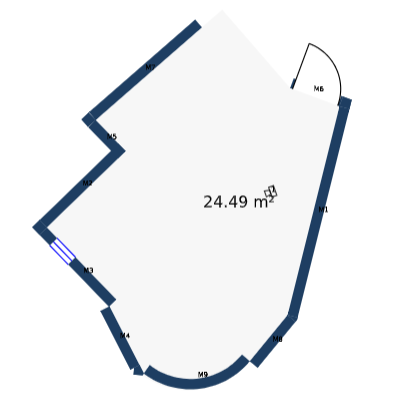
#> input picture Plan22.png, 420 x 400 px
$ python ImageToCP_Updated.py
#> lines starting #> are read from the running program, lines starting #| are printed output that depends on the picture; after the words box and inside, x2 and y2 are one past the last pixel; in counts of white or black regions, pixels touching at a corner belong together
#> in main, image is the input picture: shape (400, 420, 3); mean B, G, R 242.9, 240.9, 239.3
import cv2
import numpy as np
import re
import json
import math
import pytesseract
from skimage.morphology import skeletonize, thin

# Set Tesseract OCR path
pytesseract.pytesseract.tesseract_cmd = r'C:\Program Files\Tesseract-OCR\tesseract.exe'

def preprocess_for_ocr(image):
    """
    Preprocess the image to enhance text detection.
    """
    gray = cv2.cvtColor(image, cv2.COLOR_BGR2GRAY)
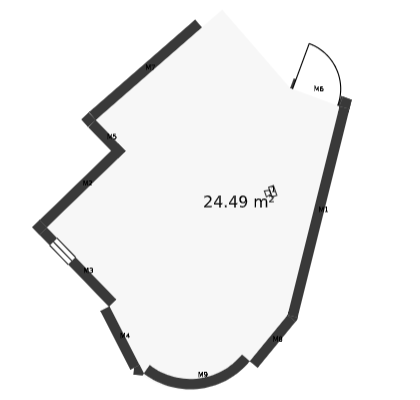
#> gray: shape (400, 420); min 0, max 255, mean 240.7
    blurred = cv2.GaussianBlur(gray, (5, 5), 0)
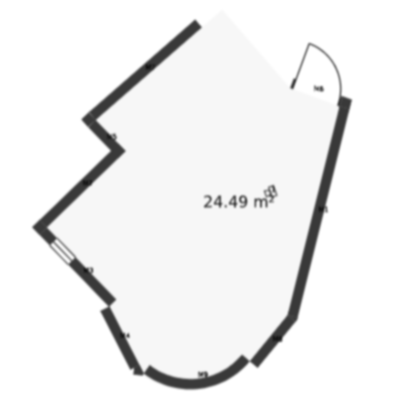
#> blurred: shape (400, 420); min 21, max 255, mean 240.7
    binary = cv2.adaptiveThreshold(blurred, 255, cv2.ADAPTIVE_THRESH_GAUSSIAN_C,
                                   cv2.THRESH_BINARY, 11, 2)
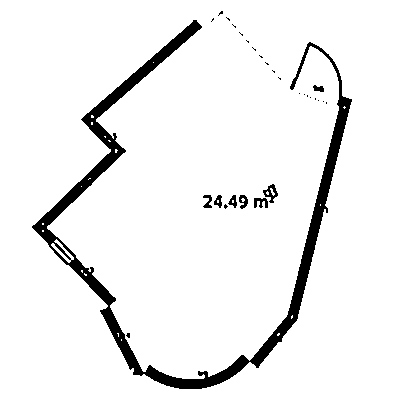
#> binary: shape (400, 420); 94.1% white; 29 black regions (21 under 20 px), largest, box (x1, y1, x2, y2) and area: (32, 20, 352, 389) 9338, (263, 184, 278, 203) 125, (254, 198, 268, 208) 95

    # Morphological operations to remove small noise
    kernel = np.ones((3,3), np.uint8)
    processed = cv2.morphologyEx(binary, cv2.MORPH_CLOSE, kernel)
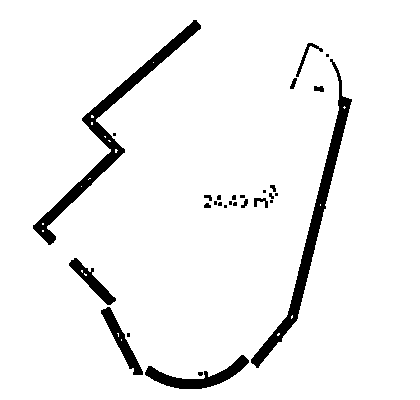
#> processed: shape (400, 420); 94.4% white; 29 black regions (15 under 20 px), largest, box (x1, y1, x2, y2) and area: (33, 20, 201, 245) 3243, (251, 59, 352, 368) 3071, (145, 355, 249, 389) 1148
    return processed

def extract_surface_area(image):
    """
    Extracts the surface area using OCR after preprocessing.
    """
    preprocessed = preprocess_for_ocr(image)
    ocr_result = pytesseract.image_to_string(preprocessed, config='--psm 6')

    pattern = re.compile(r'(\d+(\.\d+)?)\s*(m2|sqm|m²|ni)', re.IGNORECASE)
    matches = pattern.findall(ocr_result)

    if matches:
        value_str, _, unit = matches[0]
        value = float(value_str)
        real_area_cm2 = value * 10000  # Convert m² to cm²
        return real_area_cm2
    else:
        print("No surface area found in OCR results.")
        return None

# [76 lines left out: functions extract_skeleton, get_main_contour, resample_contour, apply_affine_transform, convert_to_geojson_geo, not called in this run]

def main():
    image_path = "Plan22.png"  # Update with your actual image path
    image = cv2.imread(image_path)
    if image is None:
        print("Error loading image.")
        return

    # Step 1: Extract surface area using OCR
    real_area_cm2 = extract_surface_area(image)
    if real_area_cm2 is None:
        print("Surface area could not be determined from the image.")
        return
    print("Detected surface area (cm²):", real_area_cm2)

    # Step 2: Extract single-line skeleton contour
    building_contour = get_main_contour(image)
    if building_contour is None:
        return

    pixel_area = cv2.contourArea(building_contour)
    print("Building pixel area:", pixel_area)

    # Step 3: Calculate scale factor (cm per pixel)
    scale_factor = math.sqrt(real_area_cm2 / pixel_area)
    print("Scale factor (cm per pixel):", scale_factor)

    # Step 4: Resample contour with uniform spacing of 2.5 cm
    desired_spacing_cm = 2.5
    pixel_spacing = desired_spacing_cm / scale_factor
    sampled_points = resample_contour(building_contour, pixel_spacing)

    # Convert sampled points to local coordinates (cm)
    local_points_cm = sampled_points * scale_factor

    # Step 5: Apply georeferencing transformation
    gcp_local_pixels = np.float32([[100, 200], [500, 200], [100, 600]])
    gcp_local_cm = gcp_local_pixels * scale_factor
    gcp_geo = np.float32([[2.2945, 48.8584], [2.2955, 48.8584], [2.2945, 48.8574]])

    affine_matrix = cv2.getAffineTransform(gcp_local_cm, gcp_geo)
    geo_transformed_points = apply_affine_transform(local_points_cm.astype(np.float32), affine_matrix)

    # Step 6: Convert to GeoJSON and save
    geojson = convert_to_geojson_geo(geo_transformed_points)
    output_filename = "Walls_points_Plan22.geojson"
    with open(output_filename, "w") as f:
        json.dump(geojson, f, indent=2)
    print(f"GeoJSON file saved as '{output_filename}'.")

if __name__ == "__main__":
    main()
#> (the call stopped at in extract_surface_area, `ocr_result = pytesseract.image_to_string(preprocessed, config='--psm 6')`: pytesseract is not available in this run)

$ run again, with Plan2.png copied over Plan22.png
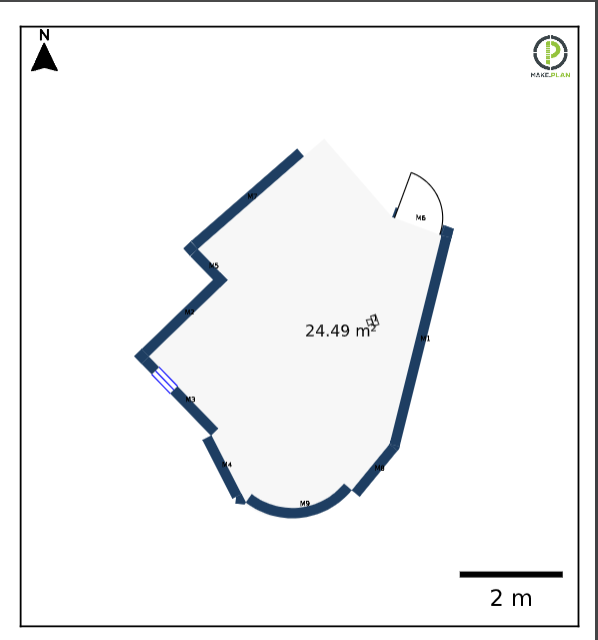
#> input picture Plan2.png, 598 x 640 px
#> in main, image is the input picture: shape (640, 598, 3); mean B, G, R 244.3, 243.5, 242.7
#> in preprocess_for_ocr, `binary = cv2.adaptiveThreshold(blurred, 255, cv2.ADAPTIVE_THRESH_GAUSS..`:
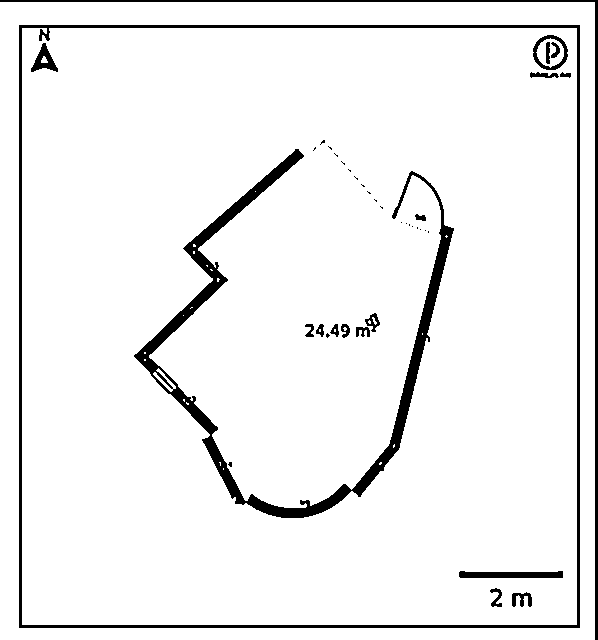
#> binary: shape (640, 598); 94.2% white; 40 black regions (21 under 20 px), largest, box (x1, y1, x2, y2) and area: (134, 149, 454, 518) 9338, (19, 25, 580, 628) 7029, (0, 0, 598, 640) 3110
#> in preprocess_for_ocr, `processed = cv2.morphologyEx(binary, cv2.MORPH_CLOSE, kernel)`:
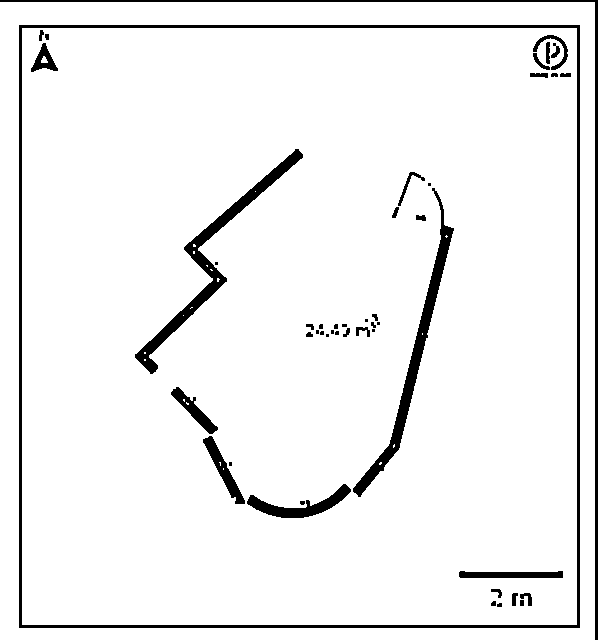
#> processed: shape (640, 598); 94.4% white; 48 black regions (16 under 20 px), largest, box (x1, y1, x2, y2) and area: (19, 25, 580, 628) 6948, (135, 149, 303, 374) 3243, (0, 0, 598, 640) 3110

$ run again, with Plan5.png copied over Plan22.png
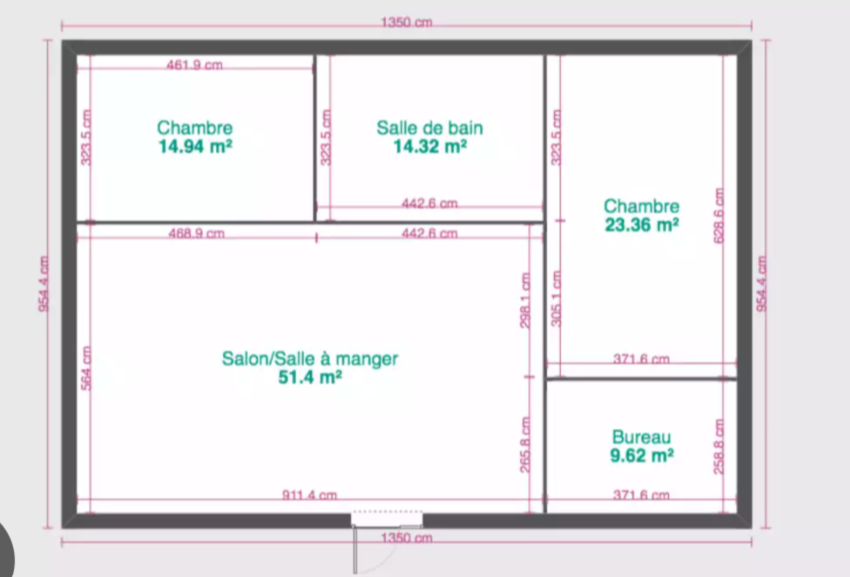
#> input picture Plan5.png, 850 x 577 px
#> in main, image is the input picture: shape (577, 850, 3); mean B, G, R 231.4, 228.9, 231
#> in preprocess_for_ocr, `binary = cv2.adaptiveThreshold(blurred, 255, cv2.ADAPTIVE_THRESH_GAUSS..`:
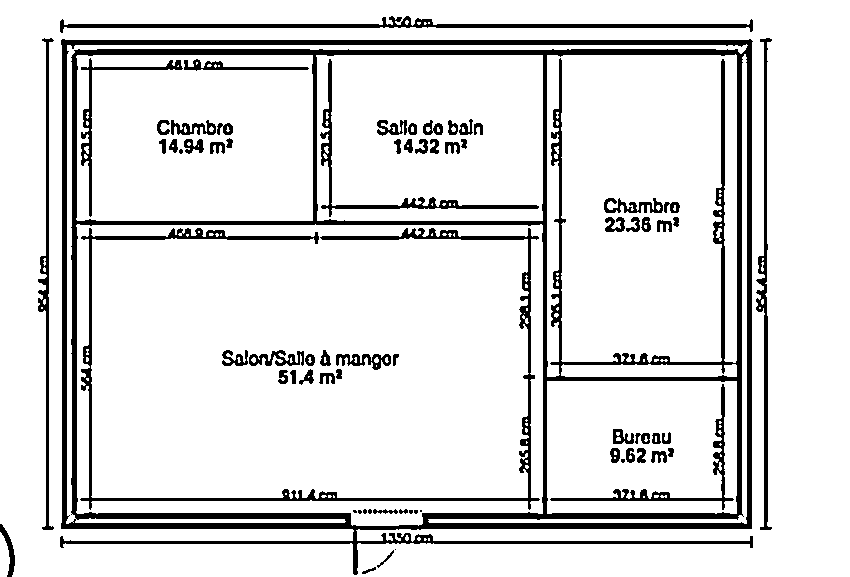
#> binary: shape (577, 850); 87.8% white; 71 black regions (10 under 20 px), largest, box (x1, y1, x2, y2) and area: (60, 39, 753, 575) 35548, (80, 228, 540, 510) 6061, (60, 16, 753, 33) 2950
#> in preprocess_for_ocr, `processed = cv2.morphologyEx(binary, cv2.MORPH_CLOSE, kernel)`:
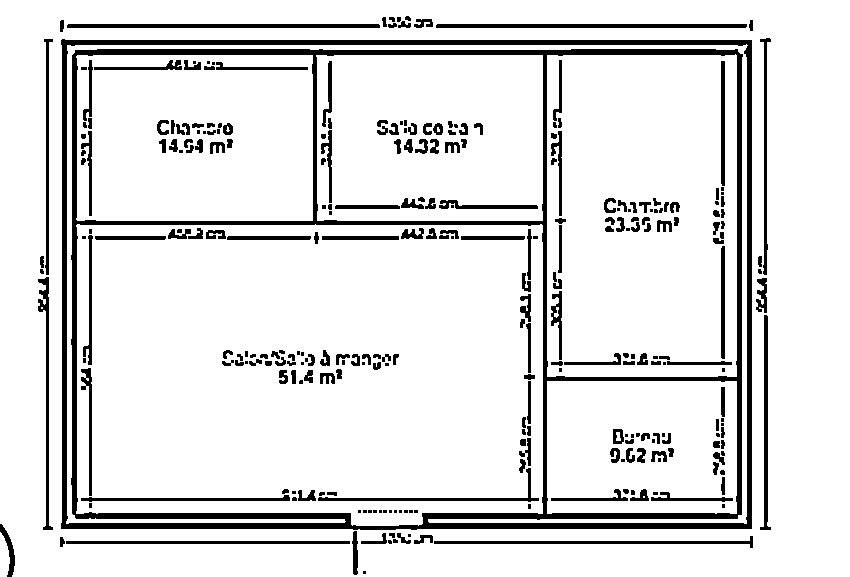
#> processed: shape (577, 850); 88.3% white; 291 black regions (83 under 20 px), largest, box (x1, y1, x2, y2) and area: (61, 39, 752, 530) 29380, (67, 24, 380, 28) 1250, (436, 24, 747, 28) 1242

$ run again, with Plan6.PNG copied over Plan22.png
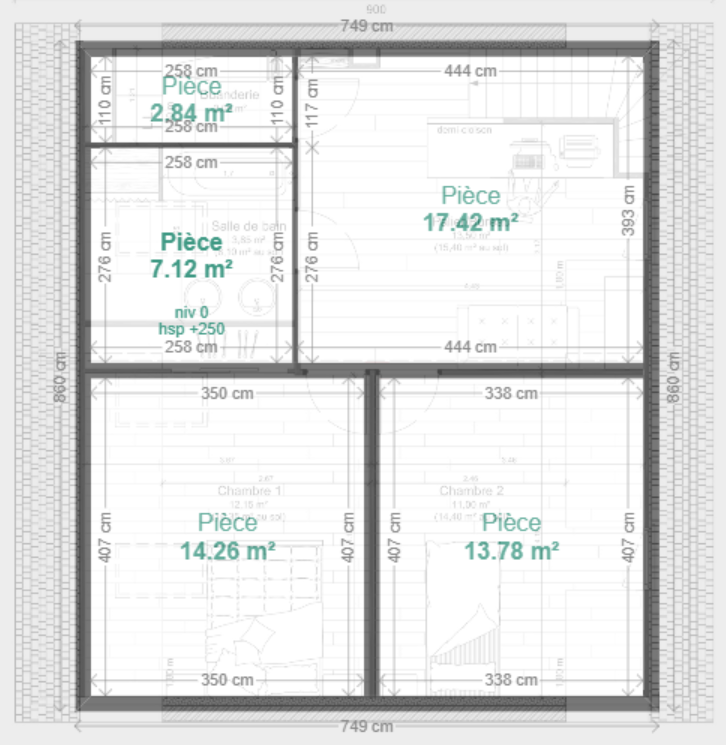
#> input picture Plan6.PNG, 726 x 745 px
#> in main, image is the input picture: shape (745, 726, 3); mean B, G, R 227.5, 227.7, 227
#> in preprocess_for_ocr, `binary = cv2.adaptiveThreshold(blurred, 255, cv2.ADAPTIVE_THRESH_GAUSS..`:
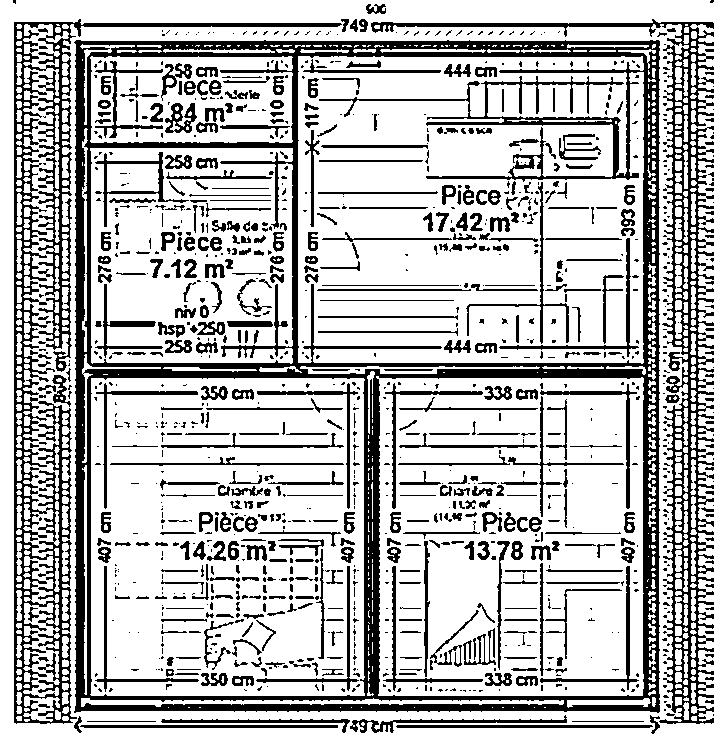
#> binary: shape (745, 726); 74.1% white; 1173 black regions (680 under 20 px), largest, box (x1, y1, x2, y2) and area: (74, 40, 660, 713) 49386, (14, 19, 342, 724) 17714, (371, 19, 714, 724) 14333
#> in preprocess_for_ocr, `processed = cv2.morphologyEx(binary, cv2.MORPH_CLOSE, kernel)`:
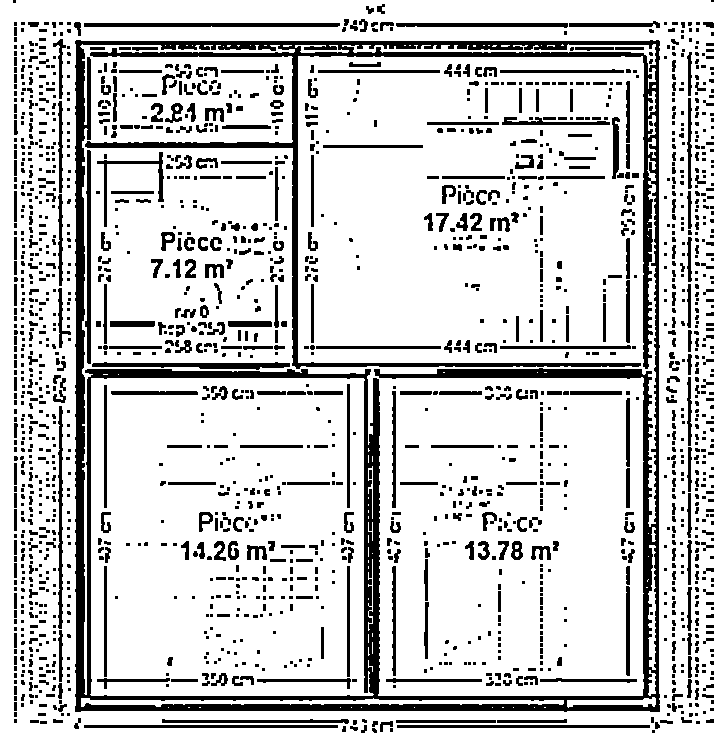
#> processed: shape (745, 726); 81.2% white; 1821 black regions (1151 under 20 px), largest, box (x1, y1, x2, y2) and area: (75, 40, 660, 712) 39223, (84, 23, 340, 27) 1021, (92, 362, 290, 370) 946
